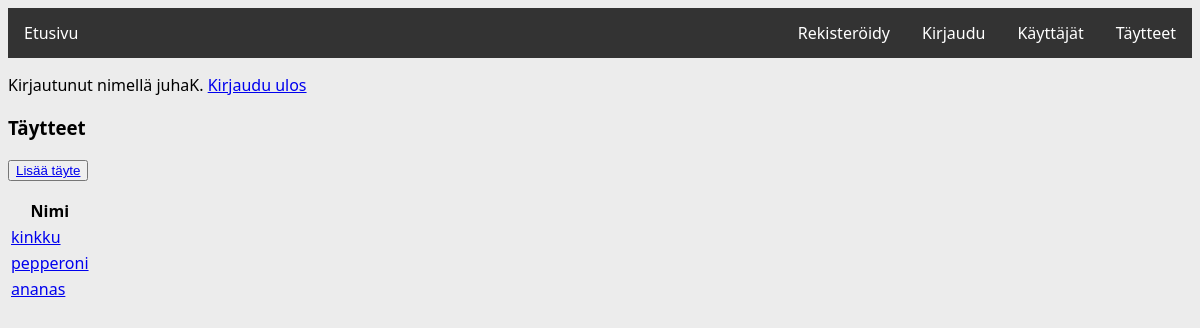
/taytteet/ (signed in), run on the app's committed database.
### application/auth/models.py (models this page shows, shortened)
class User(db.Model):
    __tablename__ = "account"
    id = db.Column(db.Integer, primary_key=True)
    name = db.Column(db.String(144), nullable=False)
    phone = db.Column(db.Integer, nullable=False)
    address = db.Column(db.String(144), nullable=False)
    username = db.Column(db.String(144), nullable=False)
    password = db.Column(db.String(144), nullable=False)

### application/taytteet/models.py (models this page shows, shortened)
class Tayte(db.Model):
    __tablename__ = "topping"
    id = db.Column(db.Integer, primary_key=True)
    name = db.Column(db.String(144), nullable=False)

### application/taytteet/views.py (the view)
@app.route("/taytteet/", methods=["GET"])
@login_required
def taytteet_index():
    return render_template("taytteet/lista.html", taytteet = Tayte.query.all())

### application/__init__.py (called while the page is built)
@login_manager.user_loader
def load_user(user_id):
    return User.query.get(user_id)

### application/templates/taytteet/lista.html
{% extends "layout.html" %}
{% block body %}
<h3>Täytteet</h3>
<p>
  <button type="button"><a href="{{ url_for('taytteet_form') }}">Lisää täyte</a></button>
</p>
<table>
  <tr>
    <th>Nimi</th>
  </tr>
  {% for tayte in taytteet %}
  <tr>
    <td><a href="{{ url_for('taytteet_get_name', tayte_id=tayte.id) }}">{{ tayte.name }}</a></td>
  </tr>
  {% endfor %}
</table>
{% endblock %}

### application/templates/layout.html (shortened to what this page needs)
<!DOCTYPE html>
  <html>
    <head>
      <link rel="stylesheet" href="{{ url_for('static', filename='css/main.css') }}">
    </head>
    <body>
      <ul id="menu">
        <li><a href="/">Etusivu</a></li>
	      <li style="float:right"><a href="{{ url_for('taytteet_index') }}">Täytteet</a></li>
        <li style="float:right"><a href="{{ url_for('user_index') }}">Käyttäjät</a></li>
        <li style="float:right"><a href="{{ url_for('auth_login') }}">Kirjaudu</a></li>
        <li style="float:right"><a href="{{ url_for('auth_signup') }}">Rekisteröidy</a></li>
      </ul>
      {% if current_user.is_authenticated %}
      <p>
        Kirjautunut nimellä {{ current_user.name }}. <a href="{{ url_for('auth_logout') }}">Kirjaudu ulos</a>
      </p>
      {% else %}
      <p>
        <a href="{{ url_for('auth_login') }}">Kirjaudu sisään</a>
      </p>
      {% endif %}
      {% block body %}{% endblock %}
    </body>
  </html>

### application/static/css/main.css (style rules this page uses)
body { background-color: #ececec; font-family: 'Segoe UI', Tahoma, Geneva, Verdana, sans-serif; }
ul#menu { list-style-type: none; margin: 0; padding: 0; overflow: hidden; background-color: #333; }
ul#menu li { float: left; }
ul#menu li a { display: block; color: white; text-align: center; padding: 14px 16px; text-decoration: none; }

### data on the page
User: name "juhaK"
Tayte: name "kinkku"
Tayte: name "pepperoni"
Tayte: name "ananas"
